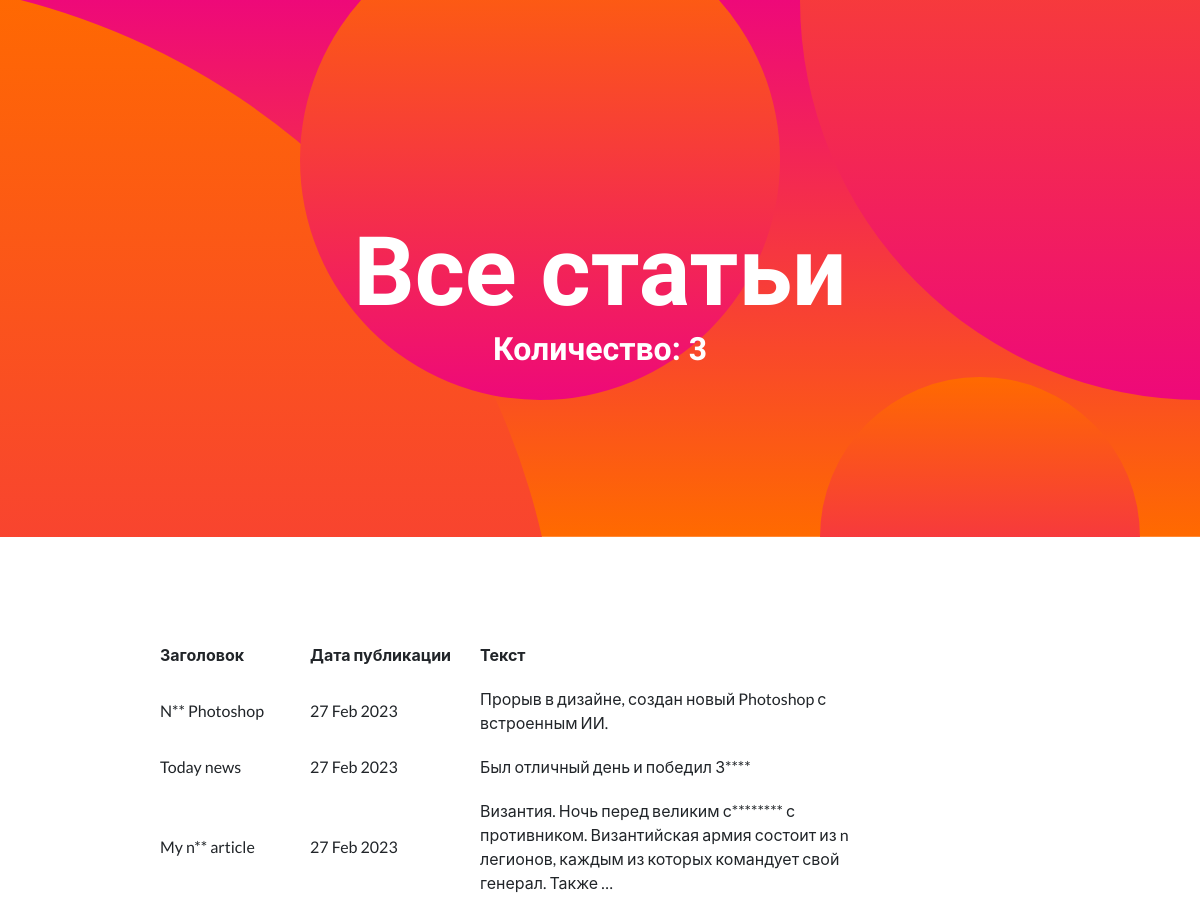
/posts/, run on the app's committed database.
### news/models.py (models this page shows, shortened)
class Post(models.Model):
    news = 'NW'  # сокращение для записи в БЦ
    article = 'AR'  # сокращение для записи в БД
    POSITION = [
        (news, 'Новость'),
        (article, 'Статья')
    ]
    position = models.CharField(max_length=2, choices=POSITION)  # Статья / Новость
    date = models.DateTimeField(auto_now_add=True)  # дата создания автоматически
    title = models.CharField(max_length=255)  # заголовок
    text = models.TextField()  # текст
    rating = models.FloatField(default=0.0)  # рейтинг
    author = models.ForeignKey('Author', on_delete=models.CASCADE, related_name='posts')  # указатель на Автора
    category = models.ManyToManyField('Category', through='PostCategory')  # указатель на категорию

### news/views.py (the view)
# urls.py: path('', PostsList.as_view()),
class PostsList(ListView):
    model = Post  # Модель, объекты которой мы будем выводить
    ordering = '-date'  # поле для сорировки объектов
    template_name = BASE_DIR / 'templates/flatpages/posts.html'
    context_object_name = 'posts'

### news/templatetags/custom_filters.py (called while the page is built)
@register.filter()
def censor(text: str):
    censor_list = [
        'Зенит',
        'new',
        'New',
        'уничтожит',
        'уничтожение',
        'сражением',
    ]
    if isinstance(text, str):
        text_list = text.split(' ')
        for i, word in enumerate(text_list):
            if word in censor_list:
                text_list[i] = ''.join([word[0], '*'*(len(word)-1)])
    else:
        raise KeyError('Введена не строка')
    return ' '.join(text_list)

### templates/flatpages/posts.html
{% extends 'flatpages/default.html' %}
{% load custom_filters %}
{% block title %}
<h1 class="masthead-heading mb-0">Все статьи</h1>
<h2>Количество: {{ posts|length }}</h2>
{% endblock title %}
{% block content %}
    <div class="p-5">
        {% if posts %}
        <table width="720" cellpadding="10" cellspacing="5">
            <tr>
                <td width="150"><b>Заголовок</b></td>
                <td><b>Дата публикации</b></td>
                <td width="400"><b>Текст</b></td>
            </tr>
            {% for post in posts %}
            <tr>
                <td>{{ post.title|censor }}</td>
                <td>{{ post.date|date:'d M Y' }}</td>
                <td>{{ post.text|truncatewords:20|censor }}</td>
            </tr>
            {% endfor %}
        </table>
        {% else %}
            <h2>Статей нет!</h2>
        {% endif %}
    </div>
{% endblock content %}

### templates/flatpages/default.html (shortened to what this page needs)
<!DOCTYPE html>
<html lang="en">
    <head>
        {% load static %}
        <link href="{% static 'css/styles.css' %}" rel="stylesheet" />
    </head>
    <body id="page-top">
        <header class="masthead text-center text-white">
            <div class="masthead-content">
                <div class="container px-5">
                    {% block title %}{% endblock title %}
                </div>
            </div>
            <div class="bg-circle-1 bg-circle"></div>
            <div class="bg-circle-2 bg-circle"></div>
            <div class="bg-circle-3 bg-circle"></div>
            <div class="bg-circle-4 bg-circle"></div>
        </header>
        <section id="scroll">
            <div class="container px-5">
                <div class="row gx-5 align-items-center">
                        <div class="p-5">
                            {% block content %}{% endblock content %}
                        </div>
                </div>
            </div>
        </section>
    </body>
</html>

### data on the page
Post: title|censor "N** Photoshop", date "27 Feb 2023", text|censor "Прорыв в дизайне, создан новый Photoshop с встроенным ИИ."
Post: title|censor "Today news", date "27 Feb 2023", text|censor "Был отличный день и победил З****"
Post: title|censor "My n** article", date "27 Feb 2023", text|censor "Византия. Ночь перед великим с******** с противником. Византийская армия состоит из n легионов, каждым из которых командует свой генерал. Также …"

### other printed values
{{ posts|length }} "3"
